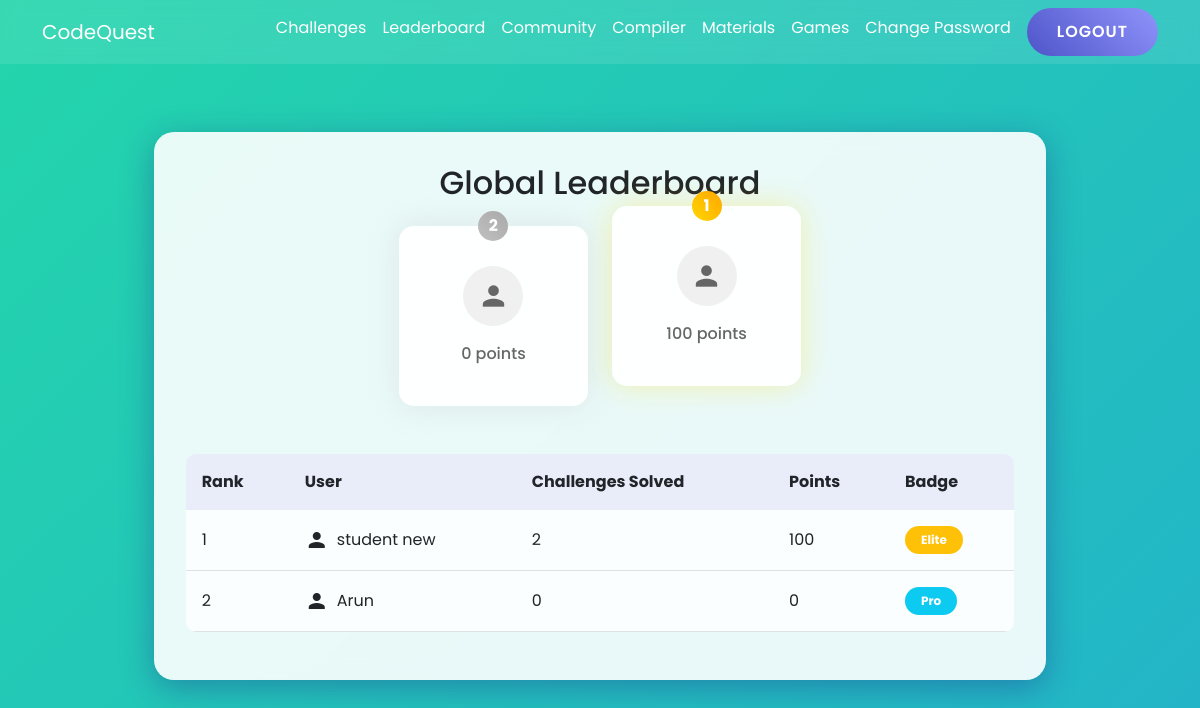
Page /leaderboard/ on the committed database.
### faculty/models.py (models this page shows, shortened)
class CustomUser(AbstractBaseUser, PermissionsMixin):
    name = models.CharField(max_length=100)
    email = models.EmailField(unique=True)
    phone=models.BigIntegerField(unique=True,validators=[validate_phone])
    place = models.CharField(max_length=100)
    is_active = models.BooleanField(default=True)
    is_staff = models.BooleanField(default=False)
    is_superuser = models.BooleanField(default=False)
    objects = CustomUserManager()
    USERNAME_FIELD = 'email'
    REQUIRED_FIELDS = ['name', 'place','phone']

class Student(CustomUser):
    std_id=models.CharField(unique=True,max_length=50)
    student_name=models.CharField(max_length=100,null=True,blank=True)
    img=models.FileField(upload_to='media/Student Image',null=True,blank=True)
    options=(
        ("Male","Male"),
        ("Female","Female"),
        ("Others","Others")
    )
    gender=models.CharField(max_length=100,choices=options,default="Male")
    age=models.PositiveIntegerField(null=True)
    user = models.ForeignKey(CustomUser,on_delete=models.CASCADE,related_name="user_addedby",default=1)

### users/views.py (the view)
# urls.py: path('leaderboard/', LeaderboardView.as_view(), name='lead'),
class LeaderboardView(TemplateView):
    template_name= 'leaderboard.html'
    def get_context_data(self, **kwargs):
        context = super().get_context_data(**kwargs)
        leaderboard = (
            Result.objects.values('user__student__student_name', 'user__id')
            .annotate(
                points=Coalesce(Sum('score') * 10, 0),
                challenges_solved=Count('question', filter=Q(is_correct=True))
            )
            .order_by('-points')  # Order by points in descending order
        )
        print("Leaderboard Data:", leaderboard)
        ranked_leaderboard = []
        prev_points = None
        rank = 0
        actual_rank = 0  # This keeps track of the position in the list
        for user in leaderboard:
            actual_rank += 1  # Increment actual position in the list
            if user['points'] != prev_points:
                rank = actual_rank  # Assign new rank if points are different
            user['rank'] = rank  # Assign the computed rank
            ranked_leaderboard.append(user)
            prev_points = user['points']
        context['leaderboard'] = ranked_leaderboard
        return context

### users/templates/leaderboard.html (shortened to what this page needs)
{% extends "userhome.html" %}
{% block content %}
<div class="container leaderboard-container position-relative" style="z-index: 2; margin-top: 100px;">
    <div class="row justify-content-center">
        <div class="col-md-10">
            <div class="leaderboard-card">
                <h2 class="text-center mb-4">Global Leaderboard</h2>
                {% with top_users=leaderboard|slice:":3" %}
                <div class="top-winners mb-5">
                    <div class="row justify-content-center">
                        {% if top_users|length > 1 %}
                        <div class="col-md-3">
                            <div class="winner-card second-place">
                                <div class="position-medal">2</div>
                                <div class="winner-avatar">
                                    <i class="material-icons">person</i>
                                </div>
                                <p class="winner-score">{{ top_users.1.points }} points</p>
                            </div>
                        </div>
                        {% endif %}
                        {% if top_users|length > 0 %}
                        <div class="col-md-3">
                            <div class="winner-card first-place">
                                <div class="position-medal">1</div>
                                <div class="winner-avatar">
                                    <i class="material-icons">person</i>
                                </div>
                                <p class="winner-score">{{ top_users.0.points }} points</p>
                            </div>
                        </div>
                        {% endif %}
                    </div>
                </div>
                {% endwith %}
                <div class="leaderboard-table">
                    <table class="table">
                        <thead>
                            <tr>
                                <th>Rank</th>
                                <th>User</th>
                                <th>Challenges Solved</th>
                                <th>Points</th>
                                <th>Badge</th>
                            </tr>
                        </thead>
                        <tbody>
                            {% for user in leaderboard %}
                            <tr {% if user.user__id == request.user.id %}class="table-active"{% endif %}>
                                <td>{{ user.rank }}</td>
                                <td>
                                    <div class="d-flex align-items-center">
                                        <i class="material-icons me-2">person</i>
                                        {{ user.user__student__student_name }}
                                    </div>
                                </td>
                                <td>{{ user.challenges_solved }}</td>
                                <td>{{ user.points }}</td>
                                <td>
                                    <span class="badge {% if user.rank == 1 %}bg-warning{% elif user.rank == 2 %}bg-info{% else %}bg-secondary{% endif %}">
                                        {% if user.rank == 1 %}
                                            Elite
                                        {% elif user.rank == 2 %}
                                            Pro
                                        {% else %}
                                            Rookie
                                        {% endif %}
                                    </span>
                                </td>
                            </tr>
                            {% endfor %}
                        </tbody>
                    </table>
                </div>
            </div>
        </div>
    </div>
</div>
{% endblock %}

### users/templates/userhome.html (style rules this page uses)
:root { --primary-color: #4e54c8; --secondary-color: #8f94fb; --accent-color: #6c63ff; }
* { margin: 0; padding: 0; box-sizing: border-box; font-family: 'Poppins', sans-serif; }
.home { background: linear-gradient(-45deg, #ee7752, #e73c7e, #23a6d5, #23d5ab); background-size: 400% 400%; animation: gradient 15s ease infinite; min-height: 100vh; overflow-x: hidden; }

### users/templates/leaderboard.html (style rules this page uses)
.leaderboard-container { padding: 2rem; }
.leaderboard-card { background: rgba(255, 255, 255, 0.9); backdrop-filter: blur(10px); border-radius: 20px; padding: 2rem; box-shadow: 0 8px 32px 0 rgba(31, 38, 135, 0.37); }
.winner-card { background: rgba(255, 255, 255, 0.95); border-radius: 15px; padding: 1.5rem; text-align: center; position: relative; transition: transform 0.3s ease; }
.first-place { transform: translateY(-20px); box-shadow: 0 0 30px rgba(255, 215, 0, 0.3); }
.second-place { box-shadow: 0 0 30px rgba(192, 192, 192, 0.3); }
.position-medal { position: absolute; top: -15px; left: 50%; transform: translateX(-50%); width: 30px; height: 30px; border-radius: 50%; display: flex; align-items: center; justify-content: center; color: white; font-weight: bold; }
.first-place .position-medal { background: linear-gradient(45deg, #FFD700, #FFA500); }
.second-place .position-medal { background: linear-gradient(45deg, #C0C0C0, #A9A9A9); }
.winner-avatar { width: 60px; height: 60px; border-radius: 50%; background: #f0f0f0; display: flex; align-items: center; justify-content: center; margin: 1rem auto; }
.winner-avatar i { font-size: 2rem; color: #666; }
.winner-score { color: #666; font-weight: 500; }
.leaderboard-table { margin-top: 2rem; }
.table { background: rgba(255, 255, 255, 0.8); border-radius: 10px; overflow: hidden; }
.table thead th { background: rgba(78, 84, 200, 0.1); border: none; padding: 1rem; }
.table tbody td { padding: 1rem; vertical-align: middle; }
.badge { padding: 0.5rem 1rem; border-radius: 20px; }

### rows in the picture
Student: rank "1", user__student__student_name "student new", challenges_solved "2", points "100", shows "Elite"
Student: rank "2", user__student__student_name "Arun", challenges_solved "0", points "0", shows "Pro"

### other values in the picture
{{ top_users.1.points }} "0"
{{ top_users.0.points }} "100"
